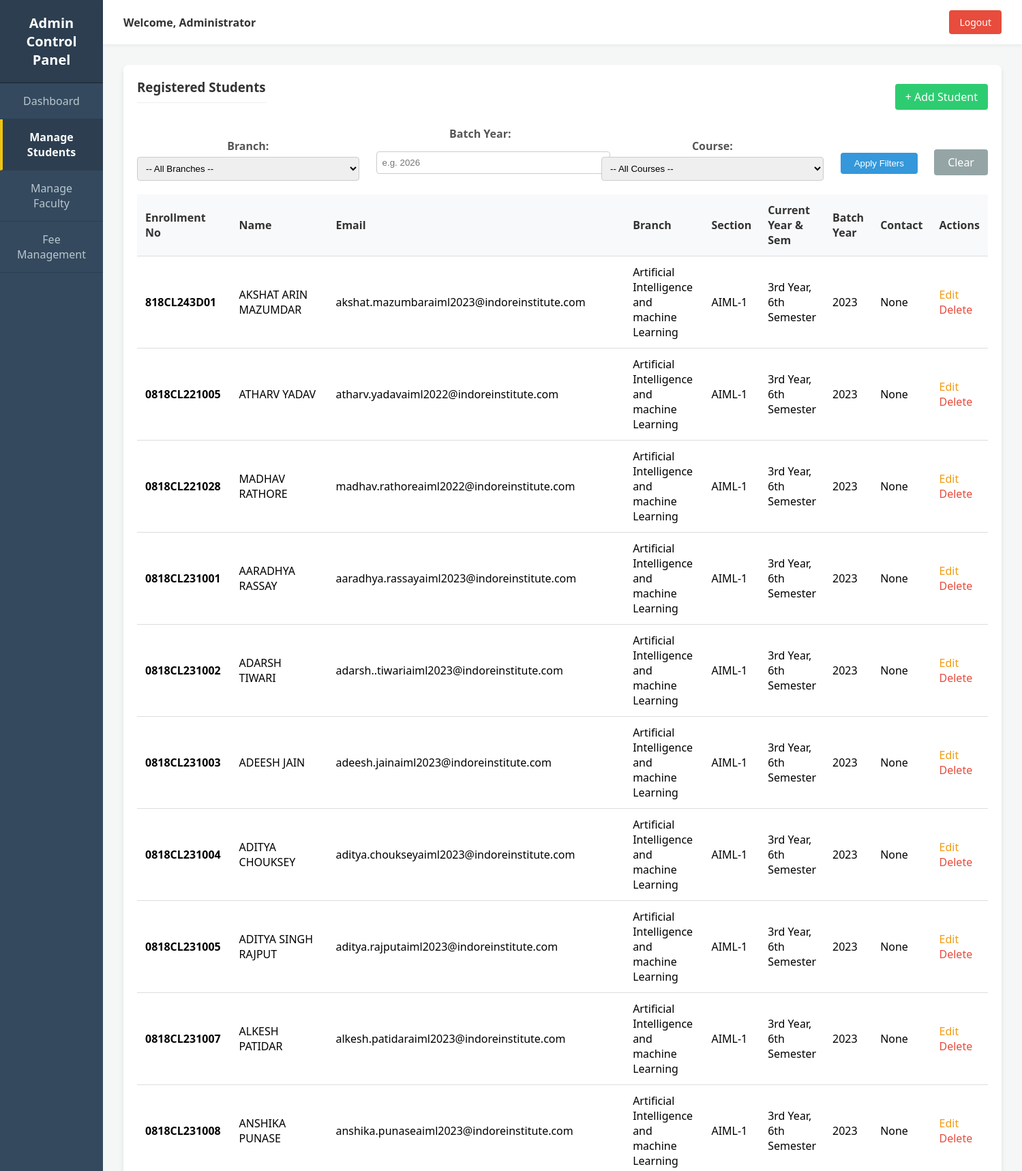
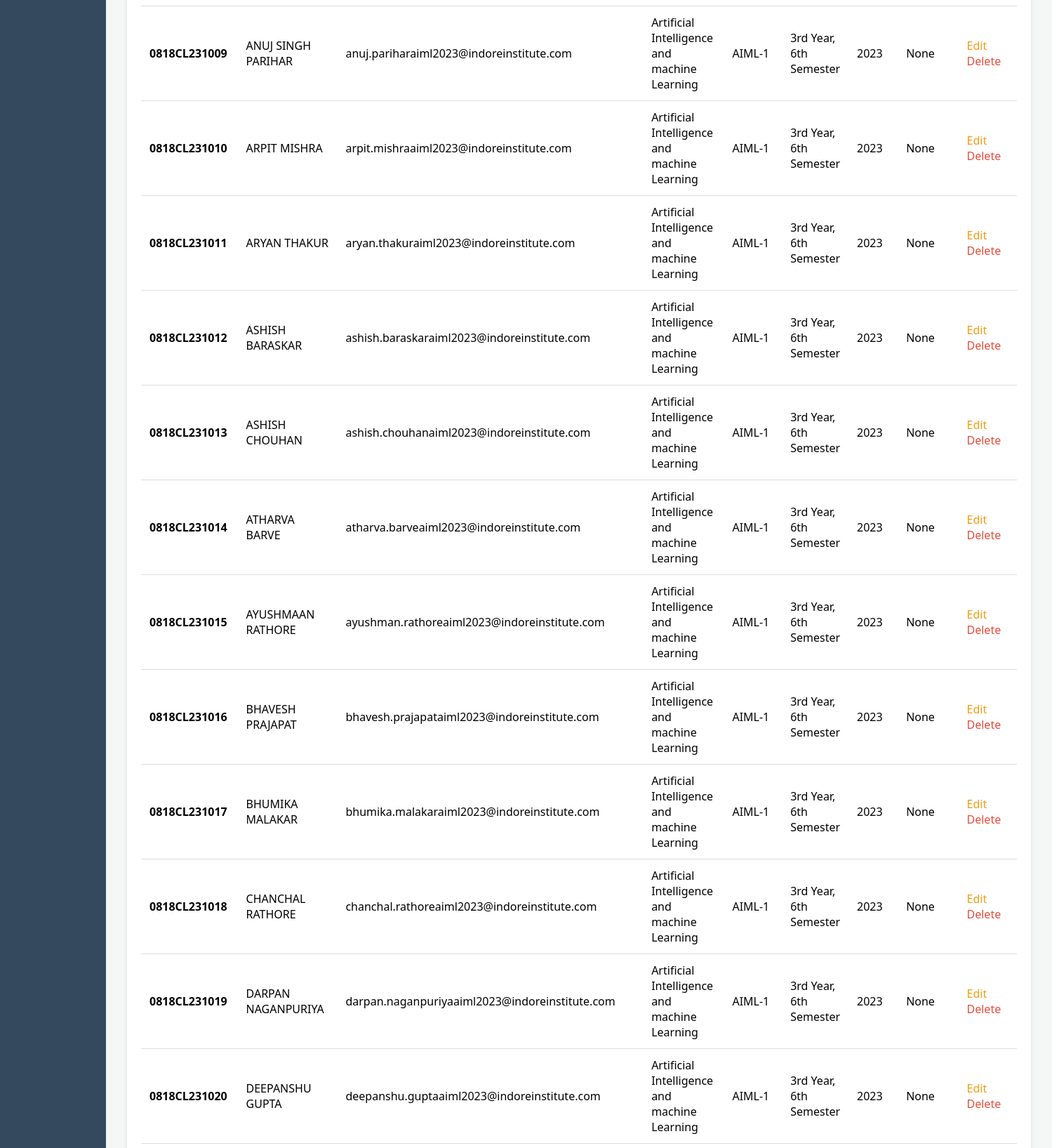
The page /admin-panel/students/ (upper part) on the database its author committed (2 pictures, top to bottom).
### backend/student/models.py (models this page shows, shortened)
class StudentProfile(models.Model):
    user = models.OneToOneField(User, on_delete=models.CASCADE, related_name='student_profile')
    enrollment_number = models.CharField(max_length=50, unique=True)
    batch_year = models.IntegerField()
    branch = models.CharField(max_length=100, choices=BRANCH_CHOICES, default='Computer science engineering')
    course_name = models.CharField(max_length=50, choices=COURSE_CHOICES, default='B.tech')
    contact_number = models.CharField(max_length=20, null=True, blank=True)
    address = models.TextField(null=True, blank=True)
    date_of_birth = models.DateField(null=True, blank=True)
    section = models.CharField(max_length=50, null=True, blank=True)
    @property
    def current_semester(self):
        from datetime import date
        today = date.today()
        years_diff = today.year - self.batch_year
        if today.month >= 7:
            sem = years_diff * 2 + 1
        else:
            sem = years_diff * 2
        sem = max(1, sem)
        if sem == 1:
            return "1st Semester"
        elif sem == 2:
            return "2nd Semester"
        elif sem == 3:
            return "3rd Semester"
        else:
            return f"{sem}th Semester"
    @property
    def current_year(self):
        sem = int(''.join(filter(str.isdigit, self.current_semester)))
        year = (sem + 1) // 2
        return f"{year}rd Year" if year == 3 else f"{year}th Year" if year > 3 else f"{year}nd Year" if year == 2 else "1st Year"

### authentication/models.py (models this page shows, shortened)
class User(models.Model):
    ROLE_CHOICES = [
        ('student','Student'),
        ('faculty','Faculty'),
        ('admin','Admin')
    ]
    name = models.CharField(max_length=100)
    email = models.EmailField(unique=True)
    role = models.CharField(max_length=10, choices=ROLE_CHOICES)
    password = models.CharField(max_length=100, default="ADMIN")

### backend/administration/views.py (the view)
# urls.py: path('students/', views.manage_students, name='manage_students'),
def manage_students(request):
    students = StudentProfile.objects.all().select_related('user')
    branch_filter = request.GET.get('branch')
    year_filter = request.GET.get('year')
    course_filter = request.GET.get('course')
    if branch_filter:
        students = students.filter(branch=branch_filter)
    if year_filter:
        students = students.filter(batch_year=year_filter)
    if course_filter:
        students = students.filter(course_name=course_filter)
    return render(request, "dashboards/admin/students.html", {
        'students': students,
        'selected_branch': branch_filter,
        'selected_year': year_filter,
        'selected_course': course_filter,
        'branches': [b[0] for b in BRANCH_CHOICES],
        'courses': [c[0] for c in COURSE_CHOICES]
    })

### templates/dashboards/admin/students.html (shortened to what this page needs)
{% extends 'dashboards/admin/base.html' %}
{% block content %}
<div class="card">
    <div style="display: flex; justify-content: space-between; align-items: center; margin-bottom: 15px;">
        <h3>Registered Students</h3>
        <a href="{% url 'add_student' %}"
            style="padding: 8px 15px; background: #2ecc71; color: white; border: none; border-radius: 4px; cursor: pointer; text-decoration: none;">+
            Add Student</a>
    </div>
    <form method="GET" action=""
        style="display: flex; gap: 15px; margin-bottom: 20px; align-items: flex-end; flex-wrap: wrap;">
        <div style="flex: 1; min-width: 200px;">
            <label for="branch_filter"
                style="display: block; margin-bottom: 5px; font-weight: bold; color: #555;">Branch:</label>
            <select name="branch" id="branch_filter"
                style="width: 100%; padding: 8px; border: 1px solid #ccc; border-radius: 4px;">
                <option value="">-- All Branches --</option>
            </select>
        </div>
        <div style="flex: 1; min-width: 150px;">
            <label for="year_filter" style="display: block; margin-bottom: 5px; font-weight: bold; color: #555;">Batch
                Year:</label>
            <input type="number" name="year" id="year_filter" value="{{ selected_year|default:'' }}"
                placeholder="e.g. 2026" style="width: 100%; padding: 8px; border: 1px solid #ccc; border-radius: 4px;">
        </div>
        <div style="flex: 1; min-width: 150px;">
            <label for="course_filter"
                style="display: block; margin-bottom: 5px; font-weight: bold; color: #555;">Course:</label>
            <select name="course" id="course_filter"
                style="width: 100%; padding: 8px; border: 1px solid #ccc; border-radius: 4px;">
                <option value="">-- All Courses --</option>
            </select>
        </div>
        <div>
            <button type="submit"
                style="padding: 8px 20px; background: #3498db; color: white; border: none; border-radius: 4px; cursor: pointer;">Apply
                Filters</button>
            <a href="?"
                style="padding: 8px 20px; background: #95a5a6; color: white; text-decoration: none; border-radius: 4px; margin-left: 10px; display: inline-block;">Clear</a>
        </div>
    </form>
    <table>
        <thead>
            <tr>
                <th>Enrollment No</th>
                <th>Name</th>
                <th>Email</th>
                <th>Branch</th>
                <th>Section</th>
                <th>Current Year & Sem</th>
                <th>Batch Year</th>
                <th>Contact</th>
                <th>Actions</th>
            </tr>
        </thead>
        <tbody>
            {% for student in students %}
            <tr>
                <td><strong>{{ student.enrollment_number }}</strong></td>
                <td>{{ student.user.name }}</td>
                <td>{{ student.user.email }}</td>
                <td>{{ student.branch }}</td>
                <td>{{ student.section|default:"-" }}</td>
                <td>{{ student.current_year }}, {{ student.current_semester }}</td>
                <td>{{ student.batch_year }}</td>
                <td>{{ student.contact_number }}</td>
                <td>
                    <a href="{% url 'edit_student' student.id %}"
                        style="color: #f39c12; text-decoration: none; margin-right: 10px;">Edit</a>
                    <a href="{% url 'delete_student' student.id %}" style="color: #e74c3c; text-decoration: none;"
                        onclick="return confirm('Are you sure you want to delete this student?');">Delete</a>
                </td>
            </tr>
            {% empty %}
            <tr>
                <td colspan="8">No students registered in the system yet.</td>
            </tr>
            {% endfor %}
        </tbody>
    </table>
</div>
{% endblock %}

### static/css/style.css (style rules this page uses)
body { font-family: Arial; background:#f4f7fb; text-align:center; }
button { background:#1a3c6e; color:white; border:none; padding:12px 25px; margin:10px; cursor:pointer; border-radius:6px; }
input { width:90%; padding:10px; margin:10px; }

### templates/dashboards/admin/base.html (style rules this page uses)
body { margin: 0; padding: 0; font-family: 'Segoe UI', Tahoma, Geneva, Verdana, sans-serif; background-color: #f4f7f6; display: flex; min-height: 100vh; }
.card { background: #fff; border-radius: 8px; box-shadow: 0 4px 6px rgba(0,0,0,0.1); padding: 20px; margin-bottom: 20px; }
.card h3 { margin-top: 0; color: #333; border-bottom: 1px solid #eee; padding-bottom: 10px; }
table { width: 100%; border-collapse: collapse; margin-top: 10px; }
table th, table td { padding: 12px; text-align: left; border-bottom: 1px solid #ddd; }
table th { background-color: #f8f9fa; color: #333; }

### rows shown on the page
StudentProfile: enrollment_number "818CL243D01", user.name "AKSHAT ARIN MAZUMDAR", user.email "akshat.mazumbaraiml2023@indoreinstitute.com", branch "Artificial Intelligence and machine Learning", section "AIML-1", current_year "3rd Year", current_semester "6th Semester", batch_year "2023", contact_number "None"
StudentProfile: enrollment_number "0818CL221005", user.name "ATHARV YADAV", user.email "atharv.yadavaiml2022@indoreinstitute.com", branch "Artificial Intelligence and machine Learning", section "AIML-1", current_year "3rd Year", current_semester "6th Semester", batch_year "2023", contact_number "None"
StudentProfile: enrollment_number "0818CL221028", user.name "MADHAV RATHORE", user.email "madhav.rathoreaiml2022@indoreinstitute.com", branch "Artificial Intelligence and machine Learning", section "AIML-1", current_year "3rd Year", current_semester "6th Semester", batch_year "2023", contact_number "None"
StudentProfile: enrollment_number "0818CL231001", user.name "AARADHYA RASSAY", user.email "aaradhya.rassayaiml2023@indoreinstitute.com", branch "Artificial Intelligence and machine Learning", section "AIML-1", current_year "3rd Year", current_semester "6th Semester", batch_year "2023", contact_number "None"
StudentProfile: enrollment_number "0818CL231002", user.name "ADARSH TIWARI", user.email "adarsh..tiwariaiml2023@indoreinstitute.com", branch "Artificial Intelligence and machine Learning", section "AIML-1", current_year "3rd Year", current_semester "6th Semester", batch_year "2023", contact_number "None"
StudentProfile: enrollment_number "0818CL231003", user.name "ADEESH JAIN", user.email "adeesh.jainaiml2023@indoreinstitute.com", branch "Artificial Intelligence and machine Learning", section "AIML-1", current_year "3rd Year", current_semester "6th Semester", batch_year "2023", contact_number "None"
StudentProfile: enrollment_number "0818CL231004", user.name "ADITYA CHOUKSEY", user.email "aditya.choukseyaiml2023@indoreinstitute.com", branch "Artificial Intelligence and machine Learning", section "AIML-1", current_year "3rd Year", current_semester "6th Semester", batch_year "2023", contact_number "None"
StudentProfile: enrollment_number "0818CL231005", user.name "ADITYA SINGH RAJPUT", user.email "aditya.rajputaiml2023@indoreinstitute.com", branch "Artificial Intelligence and machine Learning", section "AIML-1", current_year "3rd Year", current_semester "6th Semester", batch_year "2023", contact_number "None"
StudentProfile: enrollment_number "0818CL231007", user.name "ALKESH PATIDAR", user.email "alkesh.patidaraiml2023@indoreinstitute.com", branch "Artificial Intelligence and machine Learning", section "AIML-1", current_year "3rd Year", current_semester "6th Semester", batch_year "2023", contact_number "None"
StudentProfile: enrollment_number "0818CL231008", user.name "ANSHIKA PUNASE", user.email "anshika.punaseaiml2023@indoreinstitute.com", branch "Artificial Intelligence and machine Learning", section "AIML-1", current_year "3rd Year", current_semester "6th Semester", batch_year "2023", contact_number "None"
StudentProfile: enrollment_number "0818CL231009", user.name "ANUJ SINGH PARIHAR", user.email "anuj.pariharaiml2023@indoreinstitute.com", branch "Artificial Intelligence and machine Learning", section "AIML-1", current_year "3rd Year", current_semester "6th Semester", batch_year "2023", contact_number "None"
StudentProfile: enrollment_number "0818CL231010", user.name "ARPIT MISHRA", user.email "arpit.mishraaiml2023@indoreinstitute.com", branch "Artificial Intelligence and machine Learning", section "AIML-1", current_year "3rd Year", current_semester "6th Semester", batch_year "2023", contact_number "None"
StudentProfile: enrollment_number "0818CL231011", user.name "ARYAN THAKUR", user.email "aryan.thakuraiml2023@indoreinstitute.com", branch "Artificial Intelligence and machine Learning", section "AIML-1", current_year "3rd Year", current_semester "6th Semester", batch_year "2023", contact_number "None"
StudentProfile: enrollment_number "0818CL231012", user.name "ASHISH BARASKAR", user.email "ashish.baraskaraiml2023@indoreinstitute.com", branch "Artificial Intelligence and machine Learning", section "AIML-1", current_year "3rd Year", current_semester "6th Semester", batch_year "2023", contact_number "None"
StudentProfile: enrollment_number "0818CL231013", user.name "ASHISH CHOUHAN", user.email "ashish.chouhanaiml2023@indoreinstitute.com", branch "Artificial Intelligence and machine Learning", section "AIML-1", current_year "3rd Year", current_semester "6th Semester", batch_year "2023", contact_number "None"
StudentProfile: enrollment_number "0818CL231014", user.name "ATHARVA BARVE", user.email "atharva.barveaiml2023@indoreinstitute.com", branch "Artificial Intelligence and machine Learning", section "AIML-1", current_year "3rd Year", current_semester "6th Semester", batch_year "2023", contact_number "None"
StudentProfile: enrollment_number "0818CL231015", user.name "AYUSHMAAN RATHORE", user.email "ayushman.rathoreaiml2023@indoreinstitute.com", branch "Artificial Intelligence and machine Learning", section "AIML-1", current_year "3rd Year", current_semester "6th Semester", batch_year "2023", contact_number "None"
StudentProfile: enrollment_number "0818CL231016", user.name "BHAVESH PRAJAPAT", user.email "bhavesh.prajapataiml2023@indoreinstitute.com", branch "Artificial Intelligence and machine Learning", section "AIML-1", current_year "3rd Year", current_semester "6th Semester", batch_year "2023", contact_number "None"
StudentProfile: enrollment_number "0818CL231017", user.name "BHUMIKA MALAKAR", user.email "bhumika.malakaraiml2023@indoreinstitute.com", branch "Artificial Intelligence and machine Learning", section "AIML-1", current_year "3rd Year", current_semester "6th Semester", batch_year "2023", contact_number "None"
StudentProfile: enrollment_number "0818CL231018", user.name "CHANCHAL RATHORE", user.email "chanchal.rathoreaiml2023@indoreinstitute.com", branch "Artificial Intelligence and machine Learning", section "AIML-1", current_year "3rd Year", current_semester "6th Semester", batch_year "2023", contact_number "None"
StudentProfile: enrollment_number "0818CL231019", user.name "DARPAN NAGANPURIYA", user.email "darpan.naganpuriyaaiml2023@indoreinstitute.com", branch "Artificial Intelligence and machine Learning", section "AIML-1", current_year "3rd Year", current_semester "6th Semester", batch_year "2023", contact_number "None"
StudentProfile: enrollment_number "0818CL231020", user.name "DEEPANSHU GUPTA", user.email "deepanshu.guptaaiml2023@indoreinstitute.com", branch "Artificial Intelligence and machine Learning", section "AIML-1", current_year "3rd Year", current_semester "6th Semester", batch_year "2023", contact_number "None"
